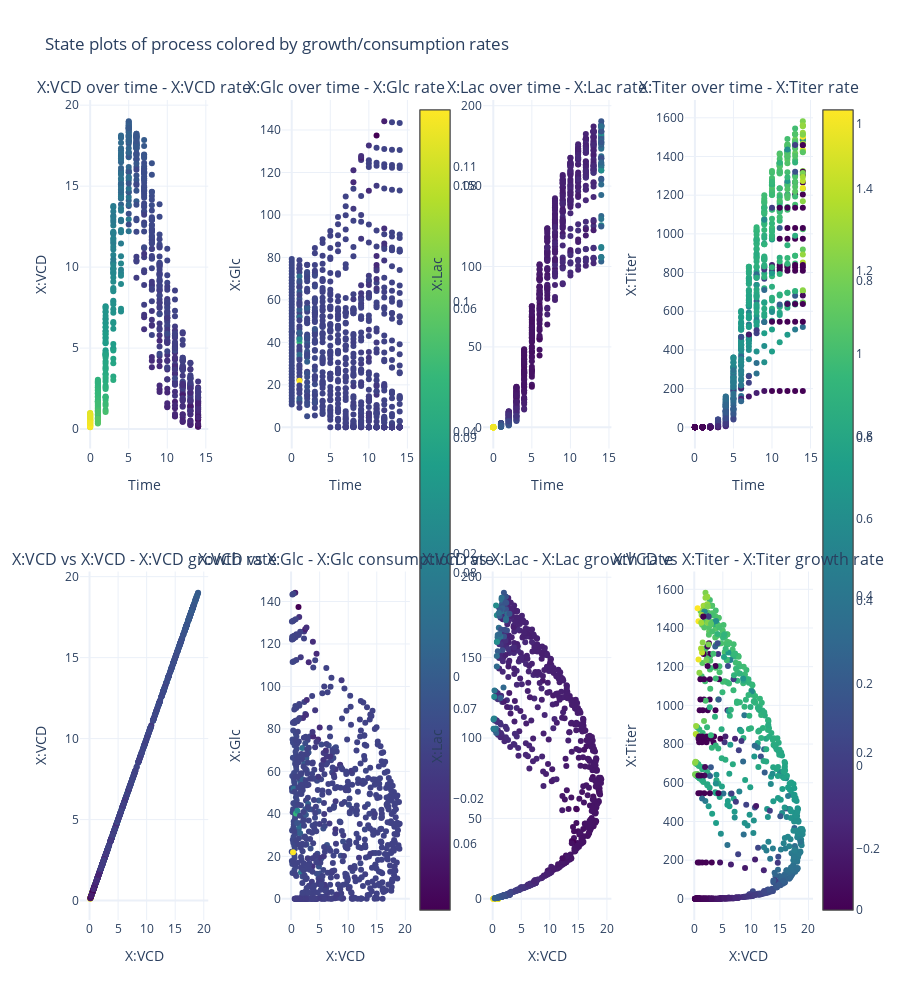

Here is the notebook cell this chart was saved with:
### Code cell
plot_state_data_color_by_rate(X_train, Y_train, t_steps=15, sign_mask=sign_mask)

### Figure 1 — Plotly figure (JSON) as saved in the notebook; plotly's stock layout.template omitted (floating-point values rounded to 4 significant figures; data arrays with more than 128 entries replaced by an {"elided": "..."} marker saying what was removed)
{"data": [{"marker": {"color": {"elided": "750 float values"}, "colorbar": {"len": 1, "x": 0.45}, "colorscale": [[0, "#440154"], [0.1111, "#482878"], [0.2222, "#3e4989"], [0.3333, "#31688e"], [0.4444, "#26828e"], [0.5556, "#1f9e89"], [0.6667, "#35b779"], [0.7778, "#6ece58"], [0.8889, "#b5de2b"], [1, "#fde725"]], "showscale": true}, "mode": "markers", "type": "scatter", "x": {"elided": "750 int values"}, "xaxis": "x", "y": {"elided": "750 float values"}, "yaxis": "y"}, {"marker": {"color": {"elided": "750 float values"}, "colorbar": {"len": 1, "x": 1}, "colorscale": [[0, "#440154"], [0.1111, "#482878"], [0.2222, "#3e4989"], [0.3333, "#31688e"], [0.4444, "#26828e"], [0.5556, "#1f9e89"], [0.6667, "#35b779"], [0.7778, "#6ece58"], [0.8889, "#b5de2b"], [1, "#fde725"]], "showscale": true}, "mode": "markers", "type": "scatter", "x": {"elided": "750 int values"}, "xaxis": "x2", "y": {"elided": "750 float values"}, "yaxis": "y2"}, {"marker": {"color": {"elided": "750 float values"}, "colorbar": {"len": 1, "x": 0.45}, "colorscale": [[0, "#440154"], [0.1111, "#482878"], [0.2222, "#3e4989"], [0.3333, "#31688e"], [0.4444, "#26828e"], [0.5556, "#1f9e89"], [0.6667, "#35b779"], [0.7778, "#6ece58"], [0.8889, "#b5de2b"], [1, "#fde725"]], "showscale": true}, "mode": "markers", "type": "scatter", "x": {"elided": "750 int values"}, "xaxis": "x3", "y": {"elided": "750 float values"}, "yaxis": "y3"}, {"marker": {"color": {"elided": "750 float values"}, "colorbar": {"len": 1, "x": 1}, "colorscale": [[0, "#440154"], [0.1111, "#482878"], [0.2222, "#3e4989"], [0.3333, "#31688e"], [0.4444, "#26828e"], [0.5556, "#1f9e89"], [0.6667, "#35b779"], [0.7778, "#6ece58"], [0.8889, "#b5de2b"], [1, "#fde725"]], "showscale": true}, "mode": "markers", "type": "scatter", "x": {"elided": "750 int values"}, "xaxis": "x4", "y": {"elided": "750 float values"}, "yaxis": "y4"}, {"marker": {"color": {"elided": "750 float values"}, "colorscale": [[0, "#440154"], [0.1111, "#482878"], [0.2222, "#3e4989"], [0.3333, "#31688e"], [0.4444, "#26828e"], [0.5556, "#1f9e89"], [0.6667, "#35b779"], [0.7778, "#6ece58"], [0.8889, "#b5de2b"], [1, "#fde725"]]}, "mode": "markers", "type": "scatter", "x": {"elided": "750 float values"}, "xaxis": "x5", "y": {"elided": "750 float values"}, "yaxis": "y5"}, {"marker": {"color": {"elided": "750 float values"}, "colorscale": [[0, "#440154"], [0.1111, "#482878"], [0.2222, "#3e4989"], [0.3333, "#31688e"], [0.4444, "#26828e"], [0.5556, "#1f9e89"], [0.6667, "#35b779"], [0.7778, "#6ece58"], [0.8889, "#b5de2b"], [1, "#fde725"]]}, "mode": "markers", "type": "scatter", "x": {"elided": "750 float values"}, "xaxis": "x6", "y": {"elided": "750 float values"}, "yaxis": "y6"}, {"marker": {"color": {"elided": "750 float values"}, "colorscale": [[0, "#440154"], [0.1111, "#482878"], [0.2222, "#3e4989"], [0.3333, "#31688e"], [0.4444, "#26828e"], [0.5556, "#1f9e89"], [0.6667, "#35b779"], [0.7778, "#6ece58"], [0.8889, "#b5de2b"], [1, "#fde725"]]}, "mode": "markers", "type": "scatter", "x": {"elided": "750 float values"}, "xaxis": "x7", "y": {"elided": "750 float values"}, "yaxis": "y7"}, {"marker": {"color": {"elided": "750 float values"}, "colorscale": [[0, "#440154"], [0.1111, "#482878"], [0.2222, "#3e4989"], [0.3333, "#31688e"], [0.4444, "#26828e"], [0.5556, "#1f9e89"], [0.6667, "#35b779"], [0.7778, "#6ece58"], [0.8889, "#b5de2b"], [1, "#fde725"]]}, "mode": "markers", "type": "scatter", "x": {"elided": "750 float values"}, "xaxis": "x8", "y": {"elided": "750 float values"}, "yaxis": "y8"}], "layout": {"annotations": [{"font": {"size": 16}, "showarrow": false, "text": "X:VCD over time - X:VCD rate", "x": 0.0875, "xanchor": "center", "xref": "paper", "y": 1, "yanchor": "bottom", "yref": "paper"}, {"font": {"size": 16}, "showarrow": false, "text": "X:Glc over time - X:Glc rate", "x": 0.3625, "xanchor": "center", "xref": "paper", "y": 1, "yanchor": "bottom", "yref": "paper"}, {"font": {"size": 16}, "showarrow": false, "text": "X:Lac over time - X:Lac rate", "x": 0.6375, "xanchor": "center", "xref": "paper", "y": 1, "yanchor": "bottom", "yref": "paper"}, {"font": {"size": 16}, "showarrow": false, "text": "X:Titer over time - X:Titer rate", "x": 0.9125, "xanchor": "center", "xref": "paper", "y": 1, "yanchor": "bottom", "yref": "paper"}, {"font": {"size": 16}, "showarrow": false, "text": "X:VCD vs X:VCD - X:VCD growth rate", "x": 0.0875, "xanchor": "center", "xref": "paper", "y": 0.425, "yanchor": "bottom", "yref": "paper"}, {"font": {"size": 16}, "showarrow": false, "text": "X:VCD vs X:Glc - X:Glc consumption rate", "x": 0.3625, "xanchor": "center", "xref": "paper", "y": 0.425, "yanchor": "bottom", "yref": "paper"}, {"font": {"size": 16}, "showarrow": false, "text": "X:VCD vs X:Lac - X:Lac growth rate", "x": 0.6375, "xanchor": "center", "xref": "paper", "y": 0.425, "yanchor": "bottom", "yref": "paper"}, {"font": {"size": 16}, "showarrow": false, "text": "X:VCD vs X:Titer - X:Titer growth rate", "x": 0.9125, "xanchor": "center", "xref": "paper", "y": 0.425, "yanchor": "bottom", "yref": "paper"}], "height": 1000, "showlegend": false, "title": {"text": "State plots of process colored by growth/consumption rates"}, "xaxis": {"anchor": "y", "domain": [0, 0.175], "title": {"text": "Time"}}, "xaxis2": {"anchor": "y2", "domain": [0.275, 0.45], "title": {"text": "Time"}}, "xaxis3": {"anchor": "y3", "domain": [0.55, 0.725], "title": {"text": "Time"}}, "xaxis4": {"anchor": "y4", "domain": [0.825, 1], "title": {"text": "Time"}}, "xaxis5": {"anchor": "y5", "domain": [0, 0.175], "title": {"text": "X:VCD"}}, "xaxis6": {"anchor": "y6", "domain": [0.275, 0.45], "title": {"text": "X:VCD"}}, "xaxis7": {"anchor": "y7", "domain": [0.55, 0.725], "title": {"text": "X:VCD"}}, "xaxis8": {"anchor": "y8", "domain": [0.825, 1], "title": {"text": "X:VCD"}}, "yaxis": {"anchor": "x", "domain": [0.575, 1], "title": {"text": "X:VCD"}}, "yaxis2": {"anchor": "x2", "domain": [0.575, 1], "title": {"text": "X:Glc"}}, "yaxis3": {"anchor": "x3", "domain": [0.575, 1], "title": {"text": "X:Lac"}}, "yaxis4": {"anchor": "x4", "domain": [0.575, 1], "title": {"text": "X:Titer"}}, "yaxis5": {"anchor": "x5", "domain": [0, 0.425], "title": {"text": "X:VCD"}}, "yaxis6": {"anchor": "x6", "domain": [0, 0.425], "title": {"text": "X:Glc"}}, "yaxis7": {"anchor": "x7", "domain": [0, 0.425], "title": {"text": "X:Lac"}}, "yaxis8": {"anchor": "x8", "domain": [0, 0.425], "title": {"text": "X:Titer"}}}}
